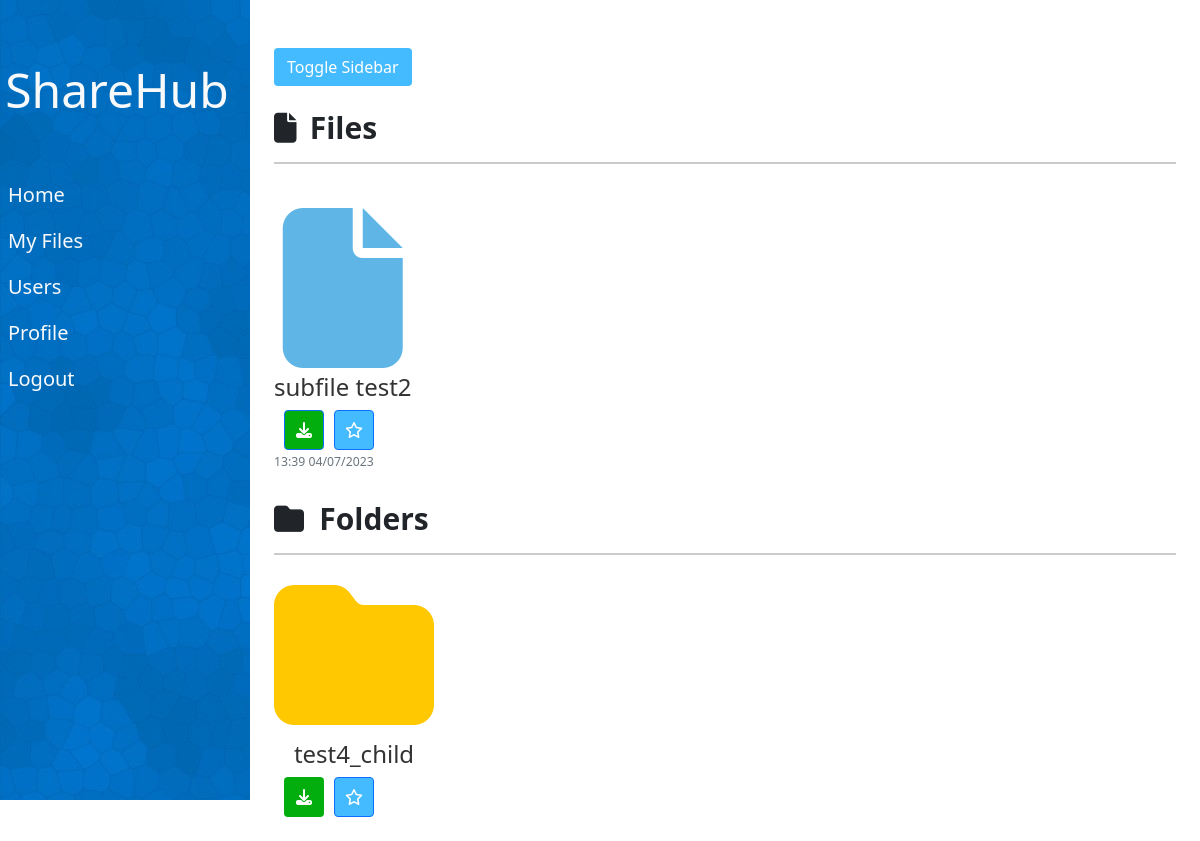
Page /my_files/1/ on the committed database.
### root/models.py (models this page shows, shortened)
class AllFiles(models.Model):
    owner= models.ForeignKey(User, on_delete=models.CASCADE)
    title= models.CharField(max_length=100)
    file=models.FileField(upload_to='all_files/', default='')
    created_at=models.DateTimeField(auto_now_add=True,)
    folder = models.ForeignKey(Folder, on_delete=models.CASCADE, null=True, blank=True)
    is_favorite = models.BooleanField(default=False)

class Folder(models.Model):
    name = models.CharField(max_length=255)
    user = models.ForeignKey(User, on_delete=models.CASCADE)
    parent_folder = models.ForeignKey('self', on_delete=models.CASCADE, null=True, blank=True)
    is_favorite = models.BooleanField(default=False)

### root/views.py (the view)
# urls.py: path('my_files/',MyFileFolderView.as_view(),name='all_files'),
class MyFileFolderView(TemplateView):
    template_name = 'root/all_files.html'
    def get_context_data(self, **kwargs):
        context = super().get_context_data(**kwargs)
        folder_id=None
        folder_id = self.kwargs.get('parent_folder_id')
        folderuser=None
        logged_user=None
        logged_user=self.kwargs.get('user_id')
        if logged_user:
            logged_user=self.kwargs.get('user_id')
        elif folder_id:
            folderuser=Folder.objects.get(id=folder_id)
            logged_user=folderuser.user
        else:
            logged_user=self.request.user
        if folder_id:
            files = AllFiles.objects.filter(owner=logged_user,folder=folder_id)
        else:
            files = AllFiles.objects.filter(owner=logged_user, folder=None)
        if folder_id:
            folders = Folder.objects.filter(user=logged_user, parent_folder=folder_id)
        else:
            folders = Folder.objects.filter(user=logged_user, parent_folder=None)
        context['files'] = files
        context['folders'] = folders
        context['folderuser']=logged_user
        return context

### root/templates/root/subfolder.html (shortened to what this page needs)
{% extends "root/home_base.html" %}

### root/templates/root/home_base.html (shortened to what this page needs)
{% extends "root/base.html" %}
{% load crispy_forms_tags %}
{% load custom_filters %}
{% block content %}
<h2 class="section-title">
    <i class="fa-solid fa-file" style="font-size: 30px; margin-right: 7px;"></i>
    <span style="font-size: 30px;">Files</span></h2>
<hr class="section-line">
<div class="file-section">
  {% for post in files %}
  <article class="media content-section">
    <div class="media-body">
        <a class="article-title" href="{% url 'subfolder' post.id %}"
         style="text-decoration: none; color: #333; display: flex; flex-direction: column; align-items: center;">
         <i class="fa-solid fa-file fa-10x" style="color: #60b5e7;"></i>
            <h4 style="margin-top: 5px;">{{ post.title }}</h4>
          </a>
          <div class="button-row">
            <a href="{% url 'download_file' post.file.path %}" class="btn btn-primary square-button" style="background-color: #01ae0d;">
              <i class="fa-solid fa-download"></i>
            </a>
            {% with favorite_class=post.is_favorite|yesno:"favpurple,favblue" %}
            <a href="{% url 'toggle_favorite' 'File' post.id %}" class="btn btn-primary favorite-button square-button {{favorite_class}}">
              <i class="fa-regular fa-star"></i>
            </a>
        {% endwith %}
          </div>
      <div class="article-metadata">
        <small class="text-muted">
            {{ post.created_at|date:"H:i d/m/Y" }}
        </small>
      </div>
    </div>
  </article>
  {% endfor %}
</div>
<h2 class="section-title">
    <i class='fa fa-folder blue-color'
    style="margin-right: 9px; font-size: 30px;"></i>
    <span style="font-size: 30px;">Folders</span></h2>
<hr class="section-line">
<div class="folder-section">
  {% for post in folders %}
  <article class="media content-section">
    <div class="media-body">
        <a class="article-title" href="{% url 'subfolder' post.id %}" style="text-decoration: none; color: #333; display: flex; flex-direction: column; align-items: center;">
            <i class="fas fa-folder fa-10x" style="color: #ffc800;"></i>
            <h4 style="margin-top: 5px;">{{ post.name }}</h4>
          </a>
          <div class="button-row">
            <a href="{% url 'download_folder' post.id %}" class="btn btn-primary square-button " style=" background-color: #01ae0d;
            border: none;">
              <i class="fa-solid fa-download"></i>
            </a>
            {% with favorite_class=post.is_favorite|yesno:"favpurple,favblue" %}
            <a href="{% url 'toggle_favorite' 'Folder' post.id %}" class="btn btn-primary favorite-button square-button {{favorite_class}}">
              <i class="fa-regular fa-star"></i>
            </a>
        {% endwith %}
          </div>
    </div>
  </article>
  {% endfor %}
</div>
{% endblock content %}

### root/static/root/home.css (style rules this page uses)
* { margin: 0; padding: 0; box-sizing: border-box; }
body { min-height: 100vh; background-color: #fff; }
.favblue { background-color: #45bbff; }
.file-section { display: flex; flex-wrap: wrap; gap: 40px; margin-bottom: 30px; }
.folder-section { display: flex; flex-wrap: wrap; gap: 30px; }
.section-title { font-size: 24px; font-weight: bold; margin-bottom: 10px; }
.section-line { border: none; border-top: 2px solid #333; margin-bottom: 20px; }
.article-metadata { margin-top: 0px; font-size: 14px; color: #999; }
.square-button { display: flex; align-items: center; justify-content: center; width: 40px; height: 40px; padding: 0; }
.button-row { display: flex; gap: 10px; }

### rows in the picture
AllFiles: title "subfile test2", created_at "13:39 04/07/2023"
Folder: name "test4_child"
